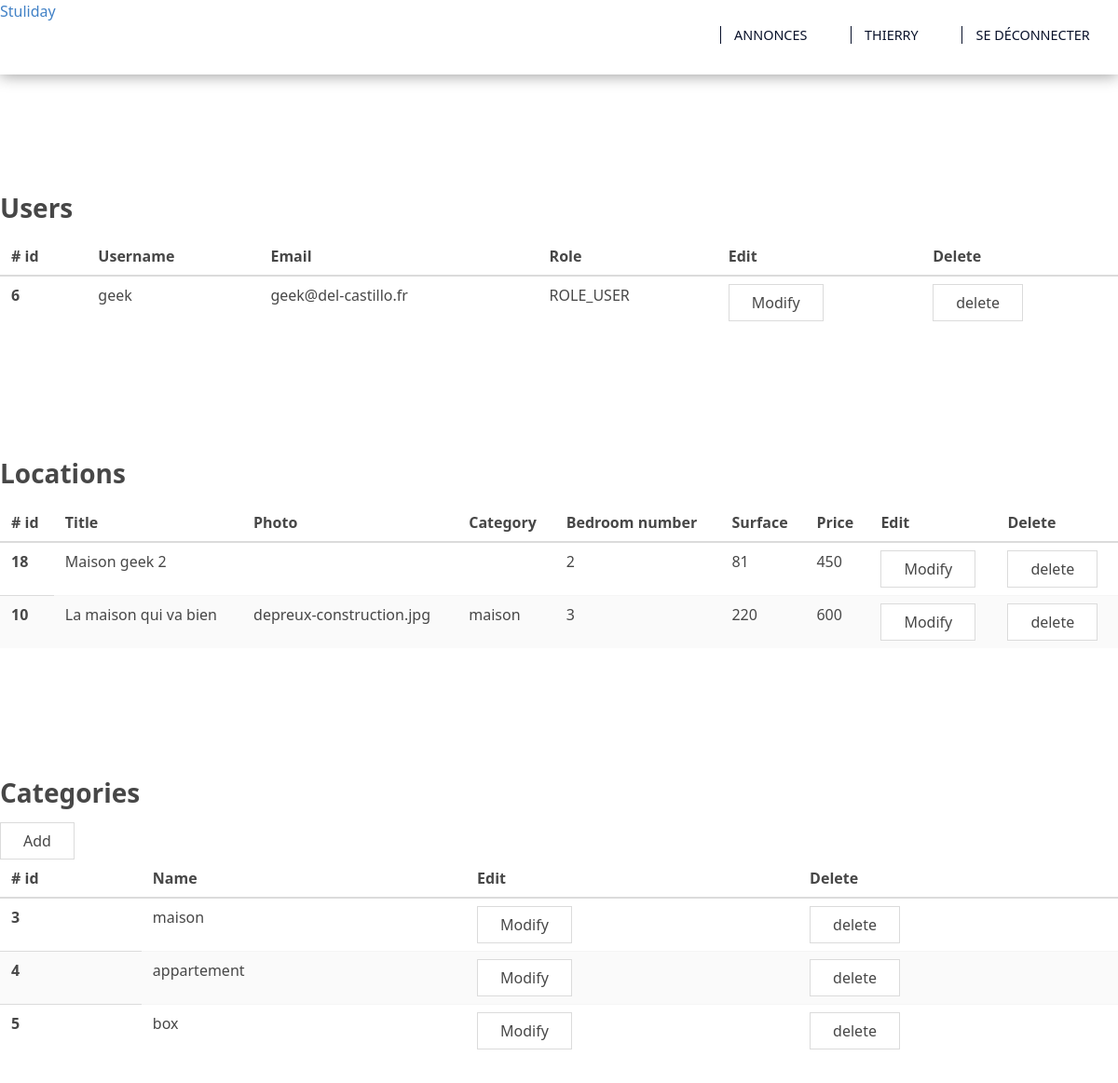
Screenshot of /admin.php (signed in) with the database file from the repository.
### tables this page shows
CREATE TABLE IF NOT EXISTS `users` (
  `id` int(10) NOT NULL AUTO_INCREMENT,
  `name` varchar(255) NOT NULL,
  `email` varchar(255) NOT NULL,
  `password` varchar(1000) NOT NULL,
  `role` varchar(255) NOT NULL DEFAULT 'ROLE_USER',
  PRIMARY KEY (`id`),
  UNIQUE KEY `username` (`name`),
  UNIQUE KEY `email` (`email`)
);

CREATE TABLE IF NOT EXISTS `biens` (
  `id` int(10) NOT NULL AUTO_INCREMENT,
  `title` varchar(255) NOT NULL,
  `photo` varchar(255) NOT NULL,
  `description` text NOT NULL,
  `country` varchar(255) NOT NULL DEFAULT 'France',
  `surface` int(10) NOT NULL,
  `bedroom_number` int(4) NOT NULL,
  `price` int(10) NOT NULL,
  `category_id` int(10) NOT NULL,
  `author_id` int(10) NOT NULL,
  PRIMARY KEY (`id`)
);

CREATE TABLE IF NOT EXISTS `categories` (
  `id` int(10) NOT NULL AUTO_INCREMENT,
  `name` varchar(255) NOT NULL,
  PRIMARY KEY (`id`)
);

### admin.php (the view, shortened to what this page needs)
<?php include('inc/header.php'); ?>
<?php
    if(!empty($_SESSION['name'])) {
        try {
            $user_id = $_SESSION['id'];
            $isAdmin = $connect->query("SELECT * FROM users WHERE id = {$user_id} AND role = 'ROLE_ADMIN'")->fetch(PDO::FETCH_ASSOC);
            if($isAdmin) {
                $users = $connect->query("SELECT * FROM users WHERE id != '{$user_id}'")->fetchAll(PDO::FETCH_ASSOC);
                $sth = $connect->query(
                    "SELECT b.id, title, photo, c.name as category, bedroom_number, surface, price
                    FROM biens as b
                    LEFT JOIN categories as c ON b.category_id=c.id
                    LEFT JOIN users as u ON b.author_id = u.id
                    ");
                $biens = $sth->fetchAll(PDO::FETCH_ASSOC);
                $categories = $connect->query('SELECT * FROM categories')->fetchAll(PDO::FETCH_ASSOC);
?>
<div id="admin">
    <div class="container">
        <div class="columns is-centered">
            <div class="column is-12">
                <div class="content">
                    <section class="users-table container">
                        <div class="columns is-centered">
                            <div class="column is-12">
                                <div class="content">
                                    <h2>Users</h2>
                                    <table class="table is-striped">
                                        <thead>
                                            <tr>
                                                <th># id</th>
                                                <th>Username</th>
                                                <th>Email</th>
                                                <th>Role</th>
                                                <th>Edit</th>
                                                <th>Delete</th>
                                            </tr>
                                        </thead>
                                        <tbody>
                                    <?php
                                        foreach ($users as $user) {
                                    ?>
                                        <tr>
                                            <th><?php echo $user['id'] ?></th>
                                            <td><?php echo $user['name'] ?></td>
                                            <td><?php echo $user['email'] ?></td>
                                            <td><?php echo $user['role'] ?></td>
                                            <td><span class="button">Modify</span></td>
                                            <td>
                                                <form action="delete.php" method="post">
                                                    <input type="submit" class="button" value="delete" name="delete">
                                                </form>
                                            </td>
                                        </tr>
                                    <?php
                                        }
                                    ?>
                                        </tbody>
                                    </table>
                                </div>
                            </div>
                        </div>
                    </section>
                    <section class="users-table container">
                        <div class="columns is-centered">
                            <div class="column is-12">
                                <div class="content">
                                    <h2>Locations</h2>
                                    <table class="table is-striped">
                                        <thead>
                                            <tr>
                                                <th># id</th>
                                                <th>Title</th>
                                                <th>Photo</th>
                                                <th>Category</th>
                                                <th>Bedroom number</th>
                                                <th>Surface</th>
                                                <th>Price</th>
                                                <th>Edit</th>
                                                <th>Delete</th>
                                            </tr>
                                        </thead>
                                        <tbody>
                                    <?php
                                        foreach ($biens as $bien) {
                                    ?>
                                        <tr>
                                            <th><?php echo $bien['id']?></th>
                                            <td><?php echo $bien['title']?></td>
                                            <td><?php echo $bien['photo']?></td>
                                            <td><?php echo $bien['category']?></td>
                                            <td><?php echo $bien['bedroom_number']?></td>
                                            <td><?php echo $bien['surface']?></td>
                                            <td><?php echo $bien['price']?></td>
                                            <td><a href="editproduct.php?id=<?php echo $bien['id']; ?>" class="button">Modify</a></td>
                                            <td>
                                                <form action="delete.php" method="post">
                                                    <input type="submit" class="button" value="delete" name="delete">
                                                </form>
                                            </td>
                                        </tr>
                                    <?php
                                        }
                                    ?>
                                        </tbody>
                                    </table>
                                </div>
                            </div>
                        </div>
                    </section>
                    <section class="users-table container">
                        <div class="columns is-centered">
                            <div class="column is-12">
                                <div class="content">
                                    <h2>Categories</h2><a href="addcategories.php" class="button">Add</a>
                                    <table class="table is-striped">
                                        <thead>
                                            <tr>
                                                <th># id</th>
                                                <th>Name</th>
                                                <th>Edit</th>
                                                <th>Delete</th>
                                            </tr>
                                        </thead>
                                        <tbody>
                                    <?php
                                        foreach ($categories as $category) {
                                    ?>
                                        <tr>
                                            <th><?php echo $category['id']?></th>
                                            <td><?php echo $category['name']?></td>
                                            <td><a href="editcategory.php?id=<?php echo $category['id'] ?>" class="button">Modify</a></td>
                                            <td>
                                                <form action="delete.php" method="post">
                                                    <input type="submit" class="button" value="delete" name="delete">
                                                </form>
                                            </td>
                                        </tr>
                                    <?php
                                        }
                                    ?>
                                        </tbody>
                                    </table>
                                </div>
                            </div>
                        </div>
                    </section>
                </div>
            </div>
        </div>
    </div>
</div>
<?php
            } else {
                require 'inc/404.php';
            }
        } catch (PDOException $error) {
            $error=true; $type="danger"; $message = $error->message();
        }
    } else {
        require 'inc/404.php';
    }
?>

### rows the page displays
users: id "6", name "geek", email "geek@del-castillo.fr", role "ROLE_USER"
biens: id "18", title "Maison geek 2", bedroom_number "2", surface "81", price "450"
biens: id "10", title "La maison qui va bien", photo "depreux-construction.jpg", category.name "maison", bedroom_number "3", surface "220", price "600"
categories: id "3", name "maison"
categories: id "4", name "appartement"
categories: id "5", name "box"

### other values shown
$_SESSION['name'] "THIERRY"
